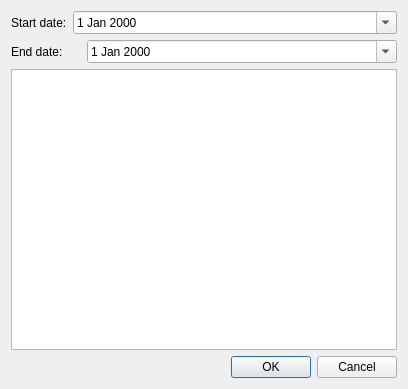
<?xml version="1.0" encoding="UTF-8"?>
<ui version="4.0">
 <class>WalletDataRangeDIalog</class>
 <widget class="QDialog" name="WalletDataRangeDIalog">
  <property name="geometry">
   <rect>
    <x>0</x>
    <y>0</y>
    <width>408</width>
    <height>389</height>
   </rect>
  </property>
  <property name="windowTitle">
   <string notr="true">Dialog</string>
  </property>
  <layout class="QVBoxLayout" name="layout">
   <item>
    <layout class="QHBoxLayout" name="slayout" stretch="0,2">
     <item>
      <widget class="QLabel" name="slabel">
       <property name="sizePolicy">
        <sizepolicy hsizetype="Fixed" vsizetype="Preferred">
         <horstretch>0</horstretch>
         <verstretch>0</verstretch>
        </sizepolicy>
       </property>
       <property name="text">
        <string>Start date:</string>
       </property>
      </widget>
     </item>
     <item>
      <widget class="QDateEdit" name="sdate">
       <property name="calendarPopup">
        <bool>true</bool>
       </property>
      </widget>
     </item>
    </layout>
   </item>
   <item>
    <layout class="QHBoxLayout" name="elayout" stretch="0,2">
     <item>
      <widget class="QLabel" name="elabel">
       <property name="sizePolicy">
        <sizepolicy hsizetype="Fixed" vsizetype="Preferred">
         <horstretch>0</horstretch>
         <verstretch>0</verstretch>
        </sizepolicy>
       </property>
       <property name="minimumSize">
        <size>
         <width>70</width>
         <height>0</height>
        </size>
       </property>
       <property name="text">
        <string>End date:</string>
       </property>
      </widget>
     </item>
     <item>
      <widget class="QDateEdit" name="edate">
       <property name="calendarPopup">
        <bool>true</bool>
       </property>
      </widget>
     </item>
    </layout>
   </item>
   <item>
    <widget class="QTableView" name="view"/>
   </item>
   <item>
    <widget class="QDialogButtonBox" name="button_box">
     <property name="orientation">
      <enum>Qt::Horizontal</enum>
     </property>
     <property name="standardButtons">
      <set>QDialogButtonBox::Cancel|QDialogButtonBox::Ok</set>
     </property>
    </widget>
   </item>
  </layout>
 </widget>
 <resources/>
 <connections>
  <connection>
   <sender>button_box</sender>
   <signal>accepted()</signal>
   <receiver>WalletDataRangeDIalog</receiver>
   <slot>accept()</slot>
   <hints>
    <hint type="sourcelabel">
     <x>248</x>
     <y>254</y>
    </hint>
    <hint type="destinationlabel">
     <x>157</x>
     <y>274</y>
    </hint>
   </hints>
  </connection>
  <connection>
   <sender>button_box</sender>
   <signal>rejected()</signal>
   <receiver>WalletDataRangeDIalog</receiver>
   <slot>reject()</slot>
   <hints>
    <hint type="sourcelabel">
     <x>316</x>
     <y>260</y>
    </hint>
    <hint type="destinationlabel">
     <x>286</x>
     <y>274</y>
    </hint>
   </hints>
  </connection>
 </connections>
</ui>
